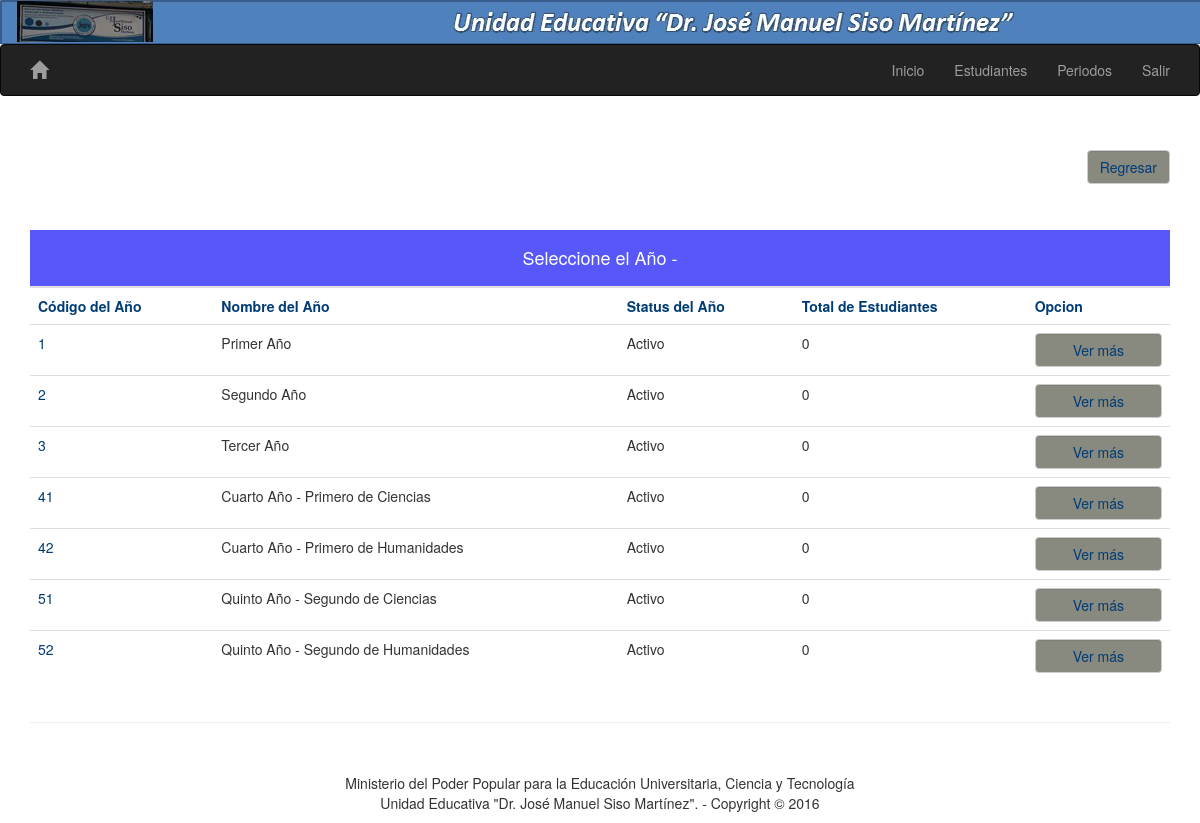
/Consultarperiodocompleto.php (signed in), run on the app's committed database.
### tables this page shows
CREATE TABLE IF NOT EXISTS `anio` (
  `id_anio` int(11) NOT NULL AUTO_INCREMENT,
  `codigo_anio` int(11) NOT NULL,
  `nombre_anio` varchar(50) NOT NULL,
  `status_anio` varchar(20) NOT NULL,
  PRIMARY KEY (`id_anio`),
  UNIQUE KEY `codigo_anio` (`codigo_anio`)
);

### Consultarperiodocompleto.php (the view, shortened to what this page needs)
<!DOCTYPE html>
<html lang="en">
<head>
    <link href="css/bootstrap.min.css" rel="stylesheet">
    <link href="css/modern-business.css" rel="stylesheet">
    <link href="font-awesome/css/font-awesome.min.css" rel="stylesheet" type="text/css">
    <link href="css/css.css" rel="stylesheet">
</head>
<body onload="nobackbutton();">
    <div class="navbar-fixed-top">
    <div class="row ">
        <div class="col-lg-12">
            <img src="./img/banner2.jpg" class="img " >
        </div>
    </div>
    <nav class="navbar navbar-inverse" role="navigation" >
        <div class="container">
            <div class="navbar-header">
                <a class="navbar-brand" href="Bienvenido.php"><span class="glyphicon glyphicon-home"></span></a>
            </div>
            <div class="collapse navbar-collapse " id="bs-example-navbar-collapse-1">
                <ul class="nav navbar-nav navbar-right">
                    <li >
                        <a href="Bienvenido.php">Inicio</a>
                    </li>
                    <li>
                        <a href="Estudiante2.php">Estudiantes</a>
                    </li>
                    <li>
                        <a href="consultarperiodo.php">Periodos</a>
                    </li>
                    <li>
                        <a href="cerrar sesion.php">Salir</a>
                    </li>
                </ul>
            </div>
        </div>
    </nav>
</div>
<br><br><br>
   <div class="container">
    <br><br>
        <div class="row" >
            <div class="col-md-12" >
                <?php
    $idperiodo=$_POST['idsolicitud'];
        echo'
<table align="right">
    <form  action="consultarperiodo.php" method="POST" >
                            <tr>
                                <td>
                                    <input type="submit" value="Regresar" class="btn btn-default form-control fondogris letraroja">
                                </td>
                            </tr>
                            </form>
                            </table>
    ';
    echo'
    <br><br><br><br>
    <div class="modal-header fondorojo letrablanca">
        <center><h4 class="modal-title " id="myModalLabel">Seleccione el Año - '.$nombreperiodo2.'</h4></center>
    </div>
                        <table class="table">
                        <tr>
                            <td>
                                <strong><span class="letraroja">Código del Año</span></strong>
                            </td>
                            <td>
                                <strong><span class="letraroja">Nombre del Año</span></strong>
                            </td>
                            <td>
                                <strong><span class="letraroja">Status del Año</span></strong>
                            </td>
                            <td>
                                <strong><span class="letraroja">Total de Estudiantes</span></strong>
                            </td>
                            <td>
                                <strong><span class="letraroja">Opcion</span></strong>
                            </td>
                        </tr>
    ';
    $sql2 = "SELECT * FROM anio";
    $resultado2 = mysql_query($sql2)or die(mysql_error());
    if(mysql_num_rows($resultado2) == 0){
            echo "<script language='javascript'> alert('Aún no hay Años registrados en el Sistema... Registre una Sección');</script>";
        echo "<script language='javascript'>window.location.href='Anios.php';</script>";
    }
    else{
        if($resultado2 = mysql_query($sql2)){
            while($fila = mysql_fetch_array($resultado2)){
                $idanio=$fila['id_anio'];
                $cod_anio=$fila['codigo_anio'];
                $nombre_anio=$fila['nombre_anio'];
                $status_anio=$fila['status_anio'];
                $sql = "SELECT * FROM inscripciones where id_periodo='$idperiodo' AND id_anio='$idanio'";
                $resul = mysql_query($sql);
                $resultado=mysql_num_rows($resul);
                   echo'
                        <form  action="Consultaraniocompleto.php"  method="POST" enctype = "multipart/form-data" >
                            <tr>
                                <td>
                                <input type="hidden" name="idperiodo" value="'.$idperiodo.'">
                                <input type="hidden" name="idanio" value="'.$idanio.'">
                                    <span class="letraroja">'.$cod_anio.'</span>
                                </td>
                                <td>
                                    '.$nombre_anio.'
                                </td>
                                <td>
                                    '.$status_anio.'
                                </td>
                                <td>
                                    '.$resultado.'
                                </td>
                            </form>
                                </form>
                                <td>
                                    <form  action="Consultaraniocompleto.php" method="POST" enctype = "multipart/form-data" >
                                        <input type="hidden" name="idperiodo" value="'.$idperiodo.'">
                                        <input type="hidden" name="idanio" value="'.$idanio.'">
                                        <input type="submit" value="Ver más" class="btn btn-default fondogris form-control letraroja">
                                </td>
                            </tr>
                                    </form>
                            ';
            }
        }
    }
echo'
</table>
';
        ?>
            </div>
        </div>
        <div class="row">
           <div class="col-md-12">
           </div>
        </div>
       <hr>
        <footer>
            <div class="col-lg-12 text-center">
                    <p>Ministerio del Poder Popular para la Educación Universitaria, Ciencia y Tecnología
                    <br>Unidad Educativa "Dr. José Manuel Siso Martínez". - Copyright &copy; 2016
                </div>
        </footer>
    </div>
</body>
</html>

### css/modern-business.css (style rules this page uses)
html, body { height: 100%; }
body { padding-top: 50px; }
footer { margin: 50px 0; }

### css/css.css (style rules this page uses)
.fondorojo { background-color: #5858FA !important; }
.letrablanca { color:white !important; }
.letraroja { color:#003C75 !important; }
.fondogris { background-color: #88897F !important; }

### data on the page
anio: codigo_anio "1", nombre_anio "Primer Año", status_anio "Activo", resultado "0"
anio: codigo_anio "2", nombre_anio "Segundo Año", status_anio "Activo", resultado "0"
anio: codigo_anio "3", nombre_anio "Tercer Año", status_anio "Activo", resultado "0"
anio: codigo_anio "41", nombre_anio "Cuarto Año - Primero de Ciencias", status_anio "Activo", resultado "0"
anio: codigo_anio "42", nombre_anio "Cuarto Año - Primero de Humanidades", status_anio "Activo", resultado "0"
anio: codigo_anio "51", nombre_anio "Quinto Año - Segundo de Ciencias", status_anio "Activo", resultado "0"
anio: codigo_anio "52", nombre_anio "Quinto Año - Segundo de Humanidades", status_anio "Activo", resultado "0"
